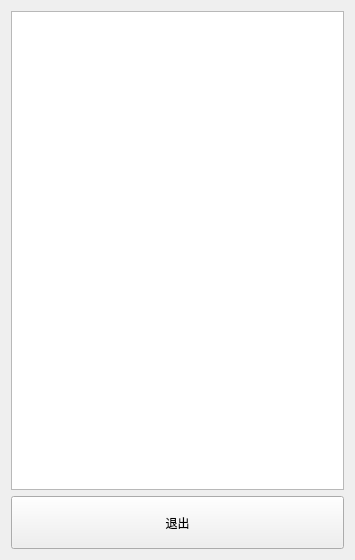
<?xml version="1.0" encoding="UTF-8"?>
<ui version="4.0">
 <class>contacts</class>
 <widget class="QWidget" name="contacts">
  <property name="geometry">
   <rect>
    <x>0</x>
    <y>0</y>
    <width>355</width>
    <height>560</height>
   </rect>
  </property>
  <property name="windowTitle">
   <string>联系人列表</string>
  </property>
  <layout class="QVBoxLayout" name="verticalLayout" stretch="9,1">
   <item>
    <widget class="QListWidget" name="list">
     <property name="font">
      <font>
       <family>Arial</family>
       <pointsize>16</pointsize>
      </font>
     </property>
    </widget>
   </item>
   <item>
    <widget class="QPushButton" name="out">
     <property name="sizePolicy">
      <sizepolicy hsizetype="Minimum" vsizetype="Expanding">
       <horstretch>0</horstretch>
       <verstretch>0</verstretch>
      </sizepolicy>
     </property>
     <property name="text">
      <string>退出</string>
     </property>
    </widget>
   </item>
  </layout>
 </widget>
 <resources/>
 <connections/>
</ui>
